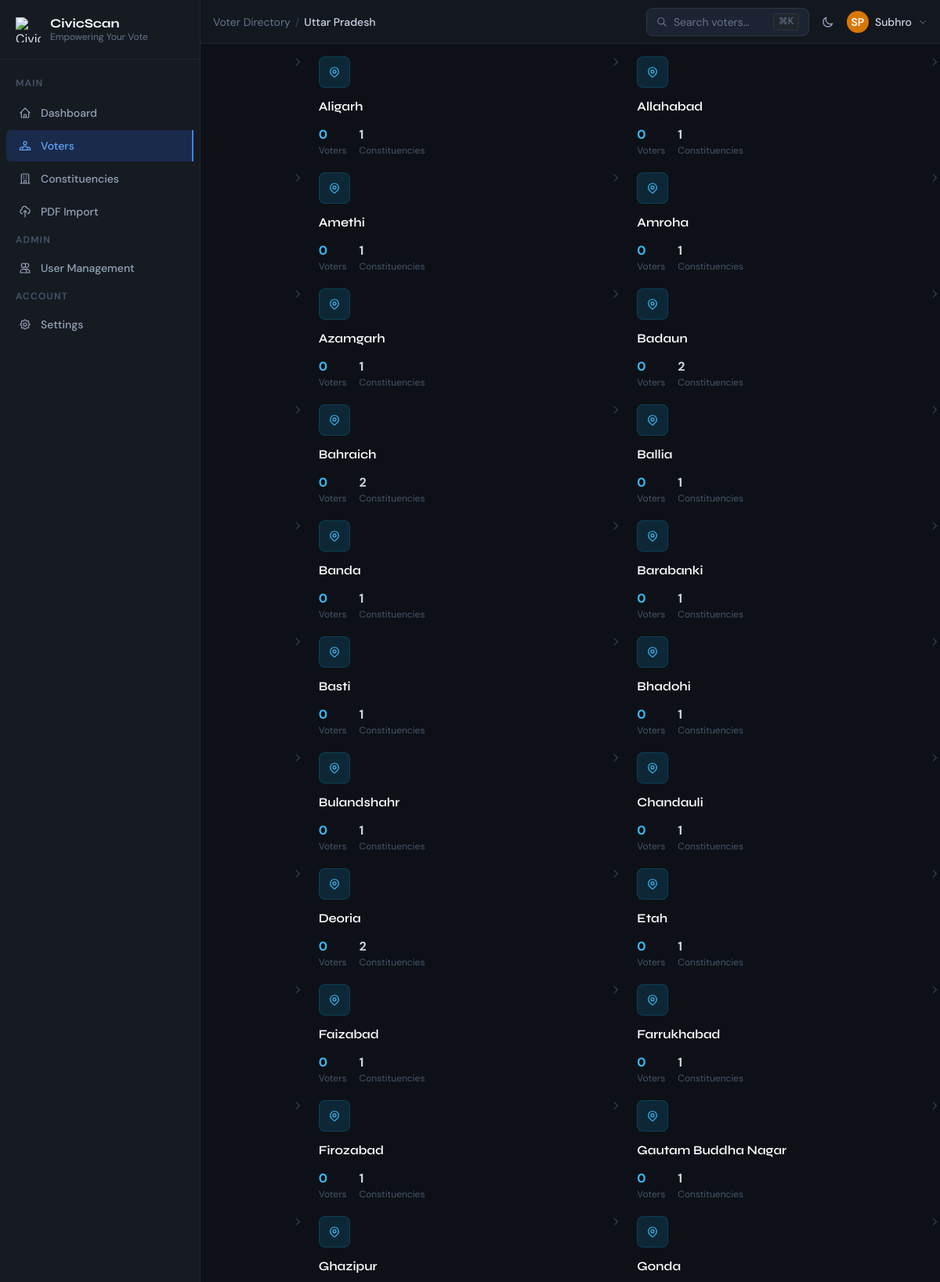
The page /modules/voters/districts.php?state_id=26 (signed in, upper part) on the database its author committed.
### tables this page shows
CREATE TABLE IF NOT EXISTS `districts` (
  `id` BIGINT UNSIGNED NOT NULL AUTO_INCREMENT,
  `state_id` BIGINT UNSIGNED NOT NULL,
  `name` VARCHAR(100) NOT NULL,
  `code` VARCHAR(20) NULL,
  `status` ENUM('active', 'inactive') NOT NULL DEFAULT 'active',
  `sort_order` INT NOT NULL DEFAULT 0,
  `created_at` DATETIME NOT NULL DEFAULT CURRENT_TIMESTAMP,
  `updated_at` DATETIME NOT NULL DEFAULT CURRENT_TIMESTAMP ON UPDATE CURRENT_TIMESTAMP,
  PRIMARY KEY (`id`),
  UNIQUE KEY `uq_districts_state_name` (`state_id`, `name`),
  UNIQUE KEY `uq_districts_state_code` (`state_id`, `code`),
  KEY `idx_districts_state_id` (`state_id`),
  KEY `idx_districts_status` (`status`),
  CONSTRAINT `fk_districts_state` FOREIGN KEY (`state_id`) REFERENCES `states` (`id`) ON DELETE RESTRICT ON UPDATE CASCADE
);

### includes/db.php (called while the page is built, shortened)
<?php
class DB {
    private static ?PDO $instance = null;
    public static function conn(): PDO {
        if (self::$instance === null) {
            $dsn = sprintf(
                'mysql:host=%s;port=%s;dbname=%s;charset=%s',
                DB_HOST, DB_PORT, DB_NAME, DB_CHARSET
            );
            try {
                self::$instance = new PDO($dsn, DB_USER, DB_PASS, [
                    PDO::ATTR_ERRMODE            => PDO::ERRMODE_EXCEPTION,
                    PDO::ATTR_DEFAULT_FETCH_MODE => PDO::FETCH_ASSOC,
                    PDO::ATTR_EMULATE_PREPARES   => false,
                ]);
            } catch (PDOException $e) {
                http_response_code(500);
                die(json_encode(['error' => 'Database connection failed.']));
            }
        }
        return self::$instance;
    }
}
function db_query(string $sql, array $params = []): PDOStatement {
    $stmt = DB::conn()->prepare($sql);
    $stmt->execute($params);
    return $stmt;
}
function db_rows(string $sql, array $params = []): array {
    return db_query($sql, $params)->fetchAll();
}

### modules/voters/districts.php (the view, shortened to what this page needs)
<?php
require_once __DIR__ . '/../../includes/db.php';
require_once __DIR__ . '/../../includes/functions.php';
$stateId = (int)($_GET['state_id'] ?? 0);
$state   = db_row('SELECT * FROM states WHERE id = ? AND status="active"', [$stateId]);
$districts = db_rows(
    'SELECT d.*,
       COUNT(DISTINCT v.id) AS voter_count,
       COUNT(DISTINCT c.id) AS constituency_count
     FROM districts d
     LEFT JOIN voters v ON v.district_id=d.id AND v.state_id=? AND v.deleted_at IS NULL
     LEFT JOIN constituencies c ON c.district_id=d.id AND c.state_id=? AND c.deleted_at IS NULL
     WHERE d.state_id=? AND d.status="active"
     GROUP BY d.id ORDER BY d.sort_order, d.name',
    [$stateId, $stateId, $stateId]
);
?>
<?php include __DIR__ . '/../../includes/layout/head.php'; ?>
<div class="flex">
<?php include __DIR__ . '/../../includes/layout/sidebar.php'; ?>
<div class="page-main flex-1">
<?php include __DIR__ . '/../../includes/layout/topbar.php'; ?>
<main class="page-content">
<div class="flex items-center gap-3 mb-6">
  <a href="<?= APP_URL ?>/modules/voters" class="btn btn-ghost btn-icon btn-sm">
  </a>
  <div>
    <h1 class="font-display font-bold text-xl text-white"><?= h($state['name']) ?></h1>
    <p class="text-slate-500 text-sm"><?= count($districts) ?> district<?= count($districts)!==1?'s':'' ?></p>
  </div>
</div>
<?php if (empty($districts)): ?>
<div class="empty-state card py-16"><div class="empty-state-title">No districts found</div></div>
<?php else: ?>
<div class="grid grid-cols-1 sm:grid-cols-2 lg:grid-cols-3 xl:grid-cols-4 gap-5">
  <?php foreach ($districts as $d): ?>
  <a href="<?= APP_URL ?>/modules/voters/constituencies?district_id=<?= $d['id'] ?>&state_id=<?= $stateId ?>" class="geo-card group">
    <div class="flex items-start justify-between mb-3">
      <div class="w-10 h-10 bg-sky-500/15 border border-sky-500/20 rounded-lg flex items-center justify-center">
      </div>
      <svg class="w-3.5 h-3.5 text-slate-700 group-hover:text-sky-400 transition-colors" fill="none" stroke="currentColor" viewBox="0 0 24 24"><path stroke-linecap="round" stroke-linejoin="round" stroke-width="2" d="M9 5l7 7-7 7"/></svg>
    </div>
    <h3 class="font-display font-semibold text-white text-base mb-3"><?= h($d['name']) ?></h3>
    <div class="flex gap-4">
      <div>
        <div class="font-bold text-sky-400 text-base"><?= $d['voter_count']>=1000?number_format($d['voter_count']/1000,1).'K':fmt_num($d['voter_count']) ?></div>
        <div class="text-slate-600 text-xs">Voters</div>
      </div>
      <div>
        <div class="font-bold text-slate-300 text-base"><?= $d['constituency_count'] ?></div>
        <div class="text-slate-600 text-xs">Constituencies</div>
      </div>
    </div>
  </a>
  <?php endforeach; ?>
</div>
<?php endif; ?>
</main></div></div>
</body></html>

### rows shown on the page
districts: name "Aligarh", voter_count "0", constituency_count "1"
districts: name "Allahabad", voter_count "0", constituency_count "1"
districts: name "Amethi", voter_count "0", constituency_count "1"
districts: name "Amroha", voter_count "0", constituency_count "1"
districts: name "Azamgarh", voter_count "0", constituency_count "1"
districts: name "Badaun", voter_count "0", constituency_count "2"
districts: name "Bahraich", voter_count "0", constituency_count "2"
districts: name "Ballia", voter_count "0", constituency_count "1"
districts: name "Banda", voter_count "0", constituency_count "1"
districts: name "Barabanki", voter_count "0", constituency_count "1"
districts: name "Basti", voter_count "0", constituency_count "1"
districts: name "Bhadohi", voter_count "0", constituency_count "1"
districts: name "Bulandshahr", voter_count "0", constituency_count "1"
districts: name "Chandauli", voter_count "0", constituency_count "1"
districts: name "Deoria", voter_count "0", constituency_count "2"
districts: name "Etah", voter_count "0", constituency_count "1"
districts: name "Faizabad", voter_count "0", constituency_count "1"
districts: name "Farrukhabad", voter_count "0", constituency_count "1"
districts: name "Firozabad", voter_count "0", constituency_count "1"
districts: name "Gautam Buddha Nagar", voter_count "0", constituency_count "1"
districts: name "Ghazipur"
districts: name "Gonda"

### other values the page prints
$label "Dashboard Voters Constituencies PDF Import User Management Settings"
$crumb['label'] "Voter Directory"
$crumb['label'] "Uttar Pradesh"
initials($user['name']) "SP"
explode(' ', $user['name'])[0] "Subhro"
